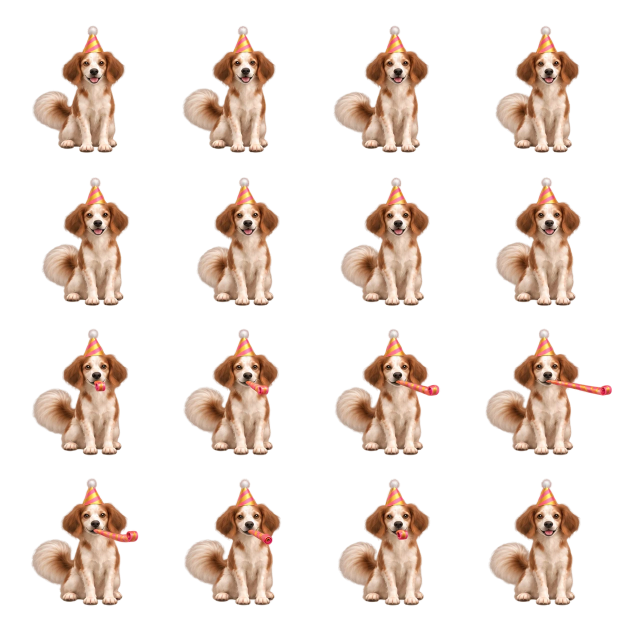
#> input picture assets/cumple-2026/luna/luna-cumple-fiesta-v2.webp, 1254 x 1254 px, given in place of luna-cumple-fiesta-v2.png, which was not available (shown at 1/2 size)
$ python build_og.py
#> lines starting #> are read from the running program, lines starting #| are printed output that depends on the picture; pictures that were not available may be replaced by others from this repository, and a replacement may not be noted
#!/usr/bin/env python3
"""Imagen para compartir (og:image, 1200×630) de la invitación de cumpleaños.
Toma una pose de Luna del atlas de fiesta limpio (v2) y la pone sobre el navy de
la página con el título. Sale a assets/cumple-2026/og.jpg (< 300 KB para WhatsApp)."""
import random, numpy as np
from PIL import Image, ImageDraw, ImageFont, ImageFilter
random.seed(3)
W, H = 1200, 630
NAVY = (10, 23, 51); ORO = (255, 193, 69); ROSA = (255, 93, 143); MENTA = (95, 224, 183); LILA = (185, 166, 255)
im = Image.new('RGB', (W, H), NAVY)
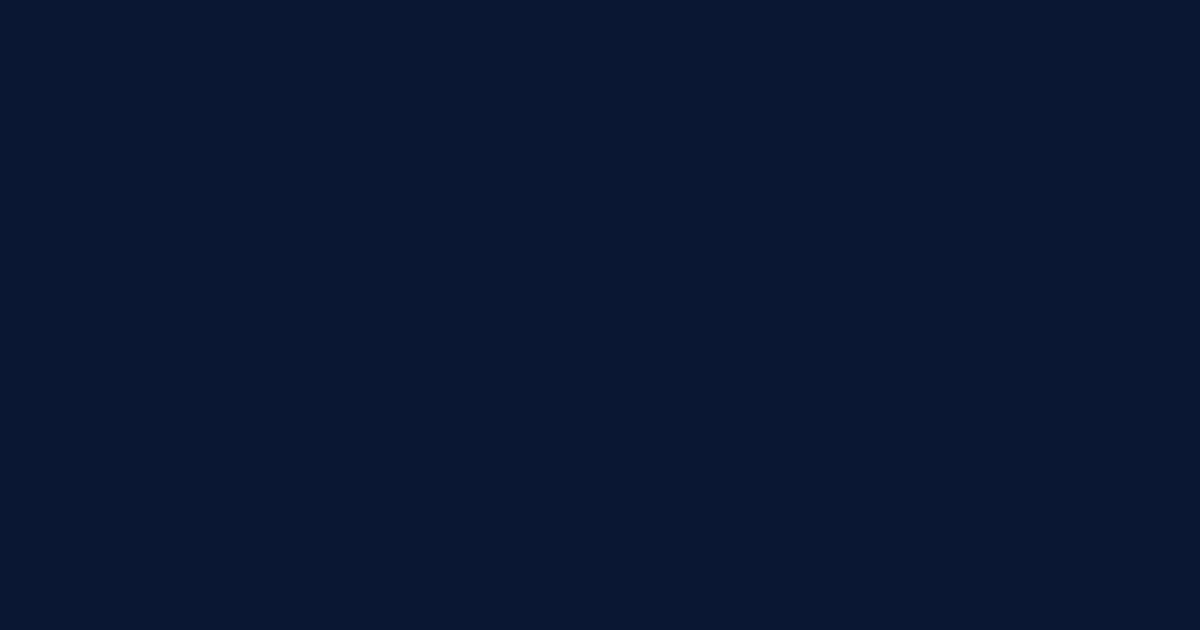
#> im: PIL image 1200x630 RGB; mean R, G, B 10, 23, 51
# resplandor azul arriba a la derecha, como el CSS
glow = Image.new('RGB', (W, H), NAVY); g = ImageDraw.Draw(glow)
g.ellipse((600, -400, 1500, 350), fill=(29, 63, 134)); glow = glow.filter(ImageFilter.GaussianBlur(160))
#> after `glow = glow.filter(ImageFilter.GaussianBlur(160))`:
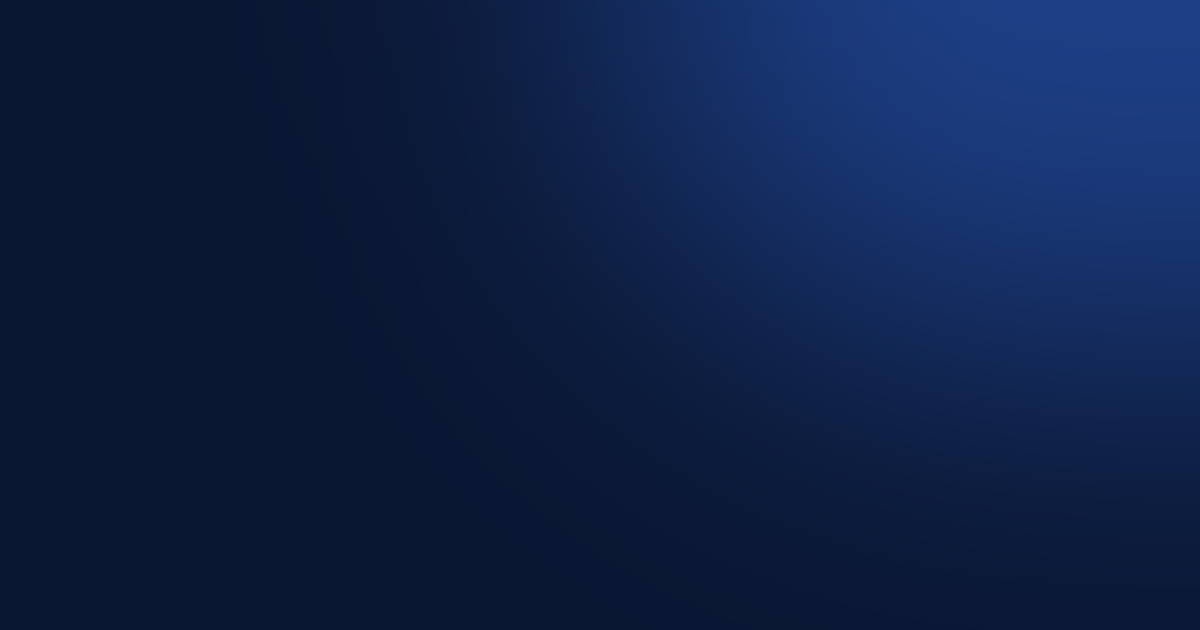
#> glow: PIL image 1200x630 RGB; mean R, G, B 14.4, 32.2, 70.1
im = Image.blend(im, glow, 0.85)
d = ImageDraw.Draw(im)
# confeti
for _ in range(70):
    x, y = random.randint(0, W), random.randint(0, H); w, h = random.randint(8, 16), random.randint(4, 8)
    c = random.choice([ORO, ROSA, MENTA, LILA, (255, 255, 255)])
    piece = Image.new('RGBA', (w * 2, h * 2), (0, 0, 0, 0)); ImageDraw.Draw(piece).rectangle((w // 2, h // 2, w // 2 + w, h // 2 + h), fill=c + (230,))
    rot = piece.rotate(random.randint(0, 180), expand=True); im.paste(rot, (x, y), rot)
#> this loop made 70 passes
#> pass 1, `rot = piece.rotate(random.randint(0, 180), expand=True)`:
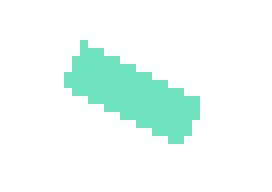
#> rot: PIL image 34x24 RGBA (shown 8 times larger); mean R, G, B, A 12.3, 29.1, 23.8, 29.9; transparent parts drawn white
#> after the loop:
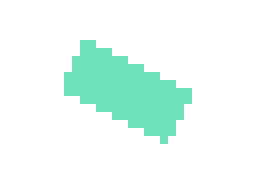
#> rot: PIL image 32x24 RGBA (shown 8 times larger); mean R, G, B, A 13.5, 31.8, 26, 32.6; transparent parts drawn white
d = ImageDraw.Draw(im)
F = '/System/Library/Fonts/HelveticaNeue.ttc'
mono = ImageFont.truetype('/System/Library/Fonts/Menlo.ttc', 20)
bold = ImageFont.truetype(F, 78, index=1); med = ImageFont.truetype(F, 30, index=10); reg = ImageFont.truetype(F, 26, index=0)
d.text((72, 64), 'CUMPLEAÑOS DE RICARDO · 2026', font=mono, fill=(169, 189, 230), spacing=4)
y = 130
for linea, col in [('Te convoco a la', (243, 247, 255)), ('jornada de', ORO), ('cumpleaños.', ORO)]:
    d.text((68, y), linea, font=bold, fill=col); y += 84
#> after the loop, y = 382
d.text((72, y + 26), 'Cena en casa · sábado 3 de octubre · 7:30 p.m.', font=med, fill=(243, 247, 255))
d.text((72, y + 72), 'Inscríbete y te llega la invitación al correo.', font=reg, fill=(211, 222, 245))
# Luna: pose 1 del atlas de fiesta (sentada, gorro), recortada de la celda
a = np.array(Image.open('assets/cumple-2026/luna/luna-cumple-fiesta-v2.png').convert('RGBA'))
#> a is the input picture: shape (1254, 1254, 4); mean R, G, B, A 105.9, 81.5, 53.5, 65.5
ch, cw = a.shape[0] // 4, a.shape[1] // 4
#> ch = 313; cw = 313
cell = Image.fromarray(a[0:ch, 0:cw]); bb = cell.getbbox(); cell = cell.crop(bb)
#> after `cell = Image.fromarray(a[0:ch, 0:cw])`:
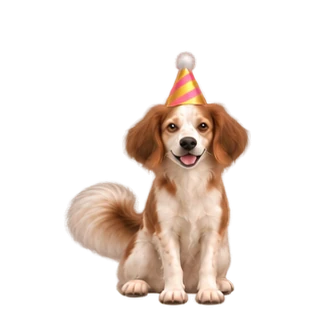
#> cell: PIL image 313x313 RGBA; mean R, G, B, A 84.3, 67.4, 44.5, 62.8; transparent parts drawn white
#> after `bb = cell.getbbox()`: bb = (63, 49, 252, 308)
#> after `cell = cell.crop(bb)`:
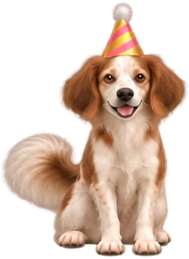
#> cell: PIL image 189x259 RGBA; mean R, G, B, A 128.7, 102.2, 75.5, 125.8; transparent parts drawn white
alto = 520; luna = cell.resize((int(cell.width * alto / cell.height), alto), Image.LANCZOS)
im.paste(luna, (W - luna.width - 40, H - luna.height - 18), luna)
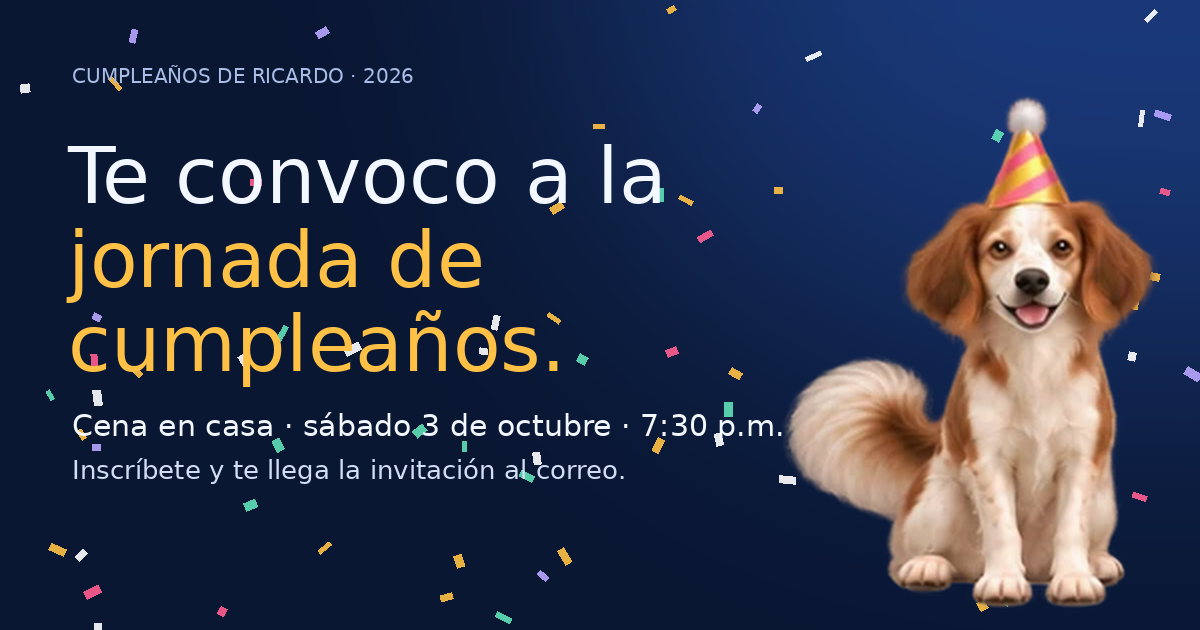
#> im: PIL image 1200x630 RGB; mean R, G, B 46.3, 53.8, 77.9
im.save('assets/cumple-2026/og.jpg', quality=84, optimize=True, progressive=True)
import os; print('og.jpg', os.path.getsize('assets/cumple-2026/og.jpg') // 1024, 'KB')

$ run again, with assets/cumple-2026/luna/luna-cumple-celebra-v1.webp copied over assets/cumple-2026/luna/luna-cumple-fiesta-v2.webp
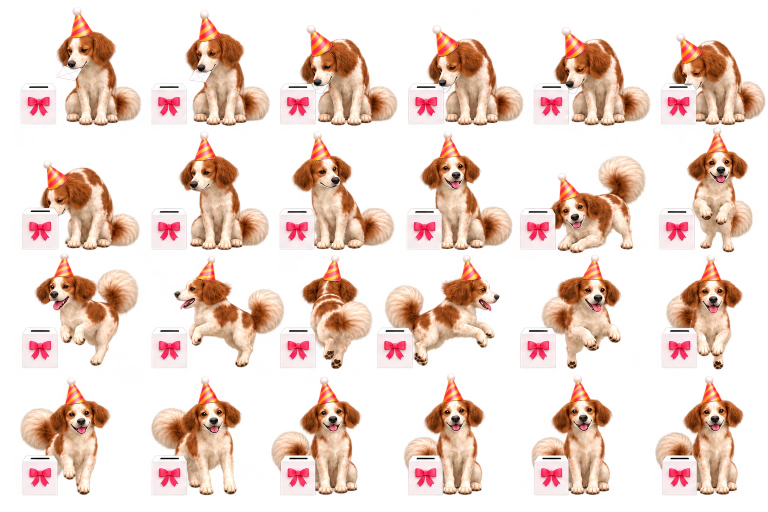
#> input picture assets/cumple-2026/luna/luna-cumple-celebra-v1.webp, 1536 x 1024 px, given in place of luna-cumple-fiesta-v2.png, which was not available (shown at 1/2 size)
#> after the loop `for linea, col in [('Te convoco a la', (243, 247, 255)), ('jornada de'..`: y = 382
#> a is the input picture: shape (1024, 1536, 4); mean R, G, B, A 199.3, 152.8, 129.3, 99.5
#> `cell = Image.fromarray(a[0:ch, 0:cw])`:
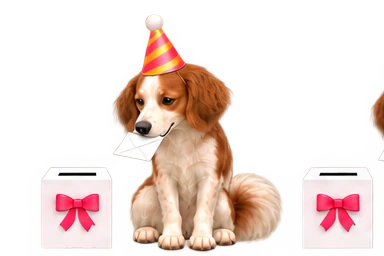
#> cell: PIL image 384x256 RGBA; mean R, G, B, A 181.2, 136.9, 117.8, 85.8; transparent parts drawn white
#> bb = (25, 12, 384, 256)
#> cell: PIL image 359x244 RGBA
#> `im.paste(luna, (W - luna.width - 40, H - luna.height - 18), luna)`:
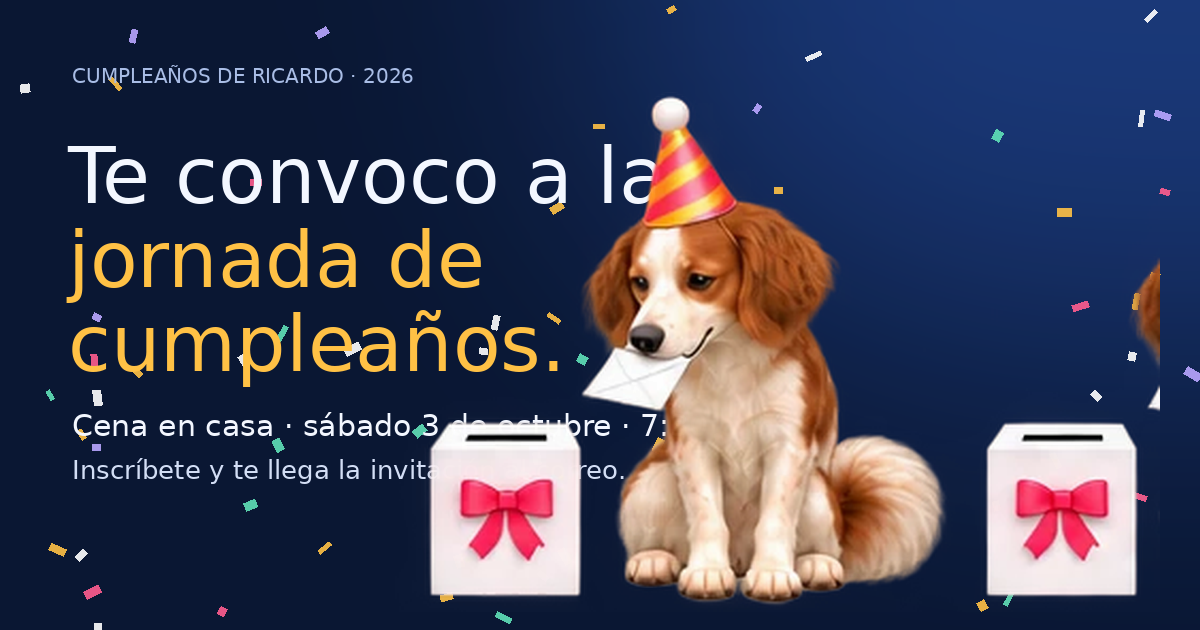
#> im: PIL image 1200x630 RGB; mean R, G, B 63.1, 65.7, 88.4
